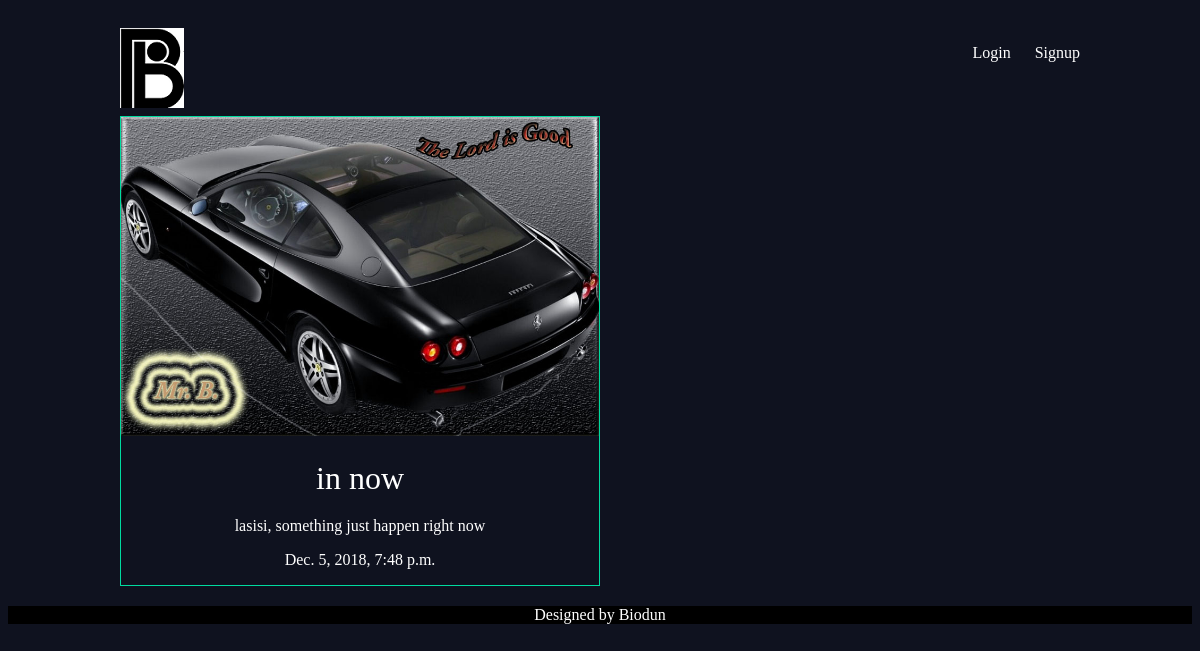
The app's page /articles/in-now/ with its own data.
### articles/models.py (models this page shows, shortened)
class Article(models.Model):
    title = models.CharField(max_length=100)
    slug = models.SlugField()
    body = models.TextField()
    date = models.DateTimeField(auto_now_add = True)
    thumb = models.ImageField(default='default.png',blank = True)
    author = models.ForeignKey(User, default=None)

### articles/views.py (the view)
# urls.py: url(r'^(?P<slug>[\w-]+)/$',views.article_detail,name="detail"),
def article_detail(request,slug):
   article = Article.objects.get(slug=slug)
   return render(request,'articles/article_detail.html',{'article':article})

### articles/templates/articles/article_detail.html
{% extends 'base_layout.html' %}
{% block content %}
<div class="article-detail">
    <div class="article">
        <img src="{{article.thumb.url}}" />
        <h2>{{article.title}}</h2>
        <p>{{article.body}}</p>
        <p>{{article.date}}</p>
    </div>
</div>
{% endblock %}

### assets/styles.css (style rules this page uses)
body { background-color: #0f121f; background-image: url(bio.png); background-repeat:no-repeat; color: #fff; }
body * { font-family: Ubuntu; }
h1,h2,h3,h4,h5 { font-weight: normal; margin: 0; }
.article { padding: 10px; border: 1px solid #00dba0; position: relative; padding-bottom: 40px; }
.article h2 { font-size: 1.2em; }
.article-detail .article { padding: 0; }
.article-detail .article img { max-width: 100%; }
.article-detail .article h2 { text-align: center; margin: 20px auto; font-size: 2em; }
.article-detail .article p { text-align: center; }

### records on screen
Article: thumb (picture), title "in now", body "lasisi, something just happen right now", date "Dec. 5, 2018, 7:48 p.m."
